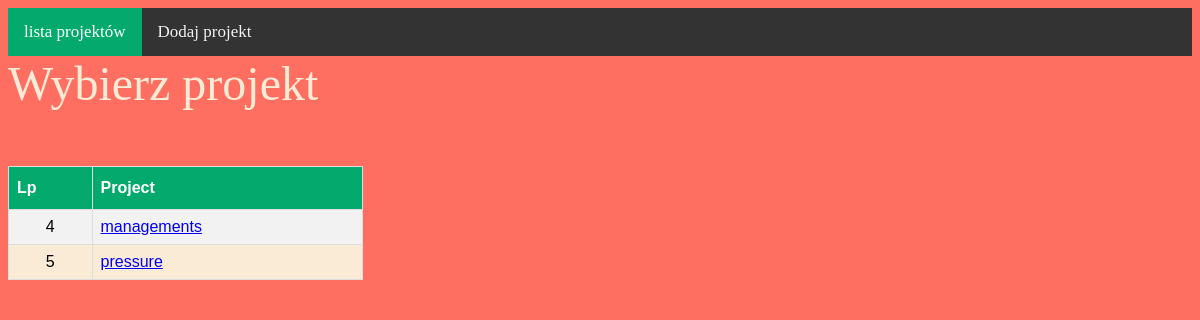
The app's page /, older data.
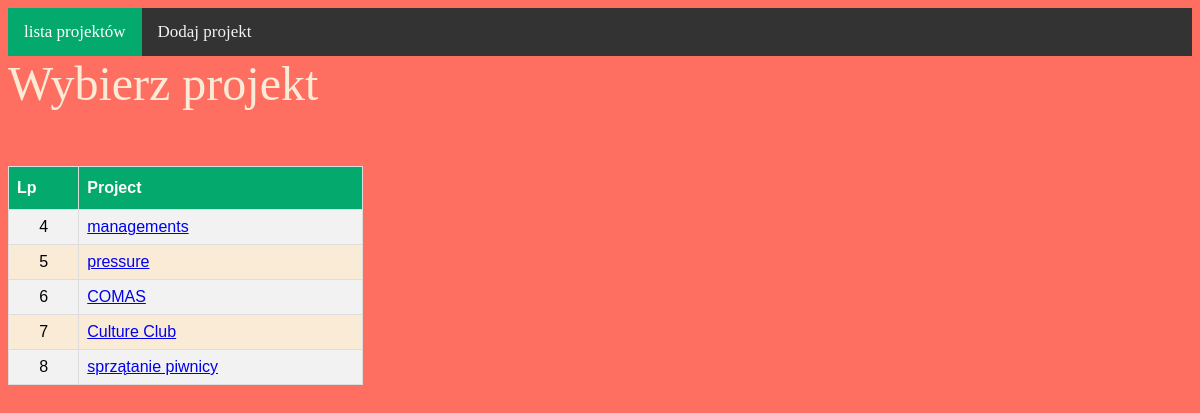
The same page, newer data.
### task/models.py (models this page shows, shortened)
class Projects(models.Model):
    project = models.CharField(max_length=255, blank=True, unique=True)
    created = models.DateTimeField(auto_now_add=True)

### main/views.py (the view)
# urls.py: path('', start, name="start"),
def start(request):
    projects = Projects.objects.all()
    return render(request, "main/strona_startowa.html", {"projects": projects})

### main/templates/main/strona_startowa.html (shortened to what this page needs)
{% extends 'base.html'%}
{% load static %}
{% block content %}
<div class="topnav">
  <a class="active" href="{% url 'main:start' %}">lista projektów</a>
  <a href="{% url 'main:add_projekt' %}">Dodaj projekt</a>
</div>
<div>
Wybierz projekt
  <br><br>
</div>
<table id="customers">
  <tr>
    <th class="lp">Lp</th>
    <th>Project</th>
  </tr>
  {% for projekt in projects %}
  <tr>
    <td class="lp">{{ projekt.id}}</td>
    <td><a href="{%  url 'main:zadania' projekt.id %}">{{ projekt.project }}</a></td>
  </tr>
  {% endfor %}
</table>
{% endblock %}

### main/templates/base.html (shortened to what this page needs)
<!DOCTYPE html>
{% load static %}
<html lang="en">
<head>
    <link href="{% static 'main/css/style.css' %}" rel="stylesheet">
</head>
<body>
  {%  block content %}
    {% endblock %}
</body>

### main/static/main/css/style.css (style rules this page uses)
body { background-color: #FF6F61; }
div { color: antiquewhite; font-size: 3em ; }
#customers { font-family: Arial, Helvetica, sans-serif; border-collapse: collapse; width: 30%; background-color: antiquewhite; }
#customers td, #customers th { border: 1px solid #ddd; padding: 8px; }
#customers tr:nth-child(even) { background-color: #f2f2f2; }
#customers th { padding-top: 12px; padding-bottom: 12px; text-align: left; background-color: #04AA6D; color: white; }
.lp { text-align: center; }
.topnav { background-color: #333; overflow: hidden; }
.topnav a { float: left; color: #f2f2f2; text-align: center; padding: 14px 16px; text-decoration: none; font-size: 17px; }
.topnav a.active { background-color: #04AA6D; color: white; }

Row changes from the older to the newer data that the page shows:
added Projects: id "6", project "COMAS"
added Projects: id "7", project "Culture Club"
added Projects: id "8", project "sprzątanie piwnicy"
